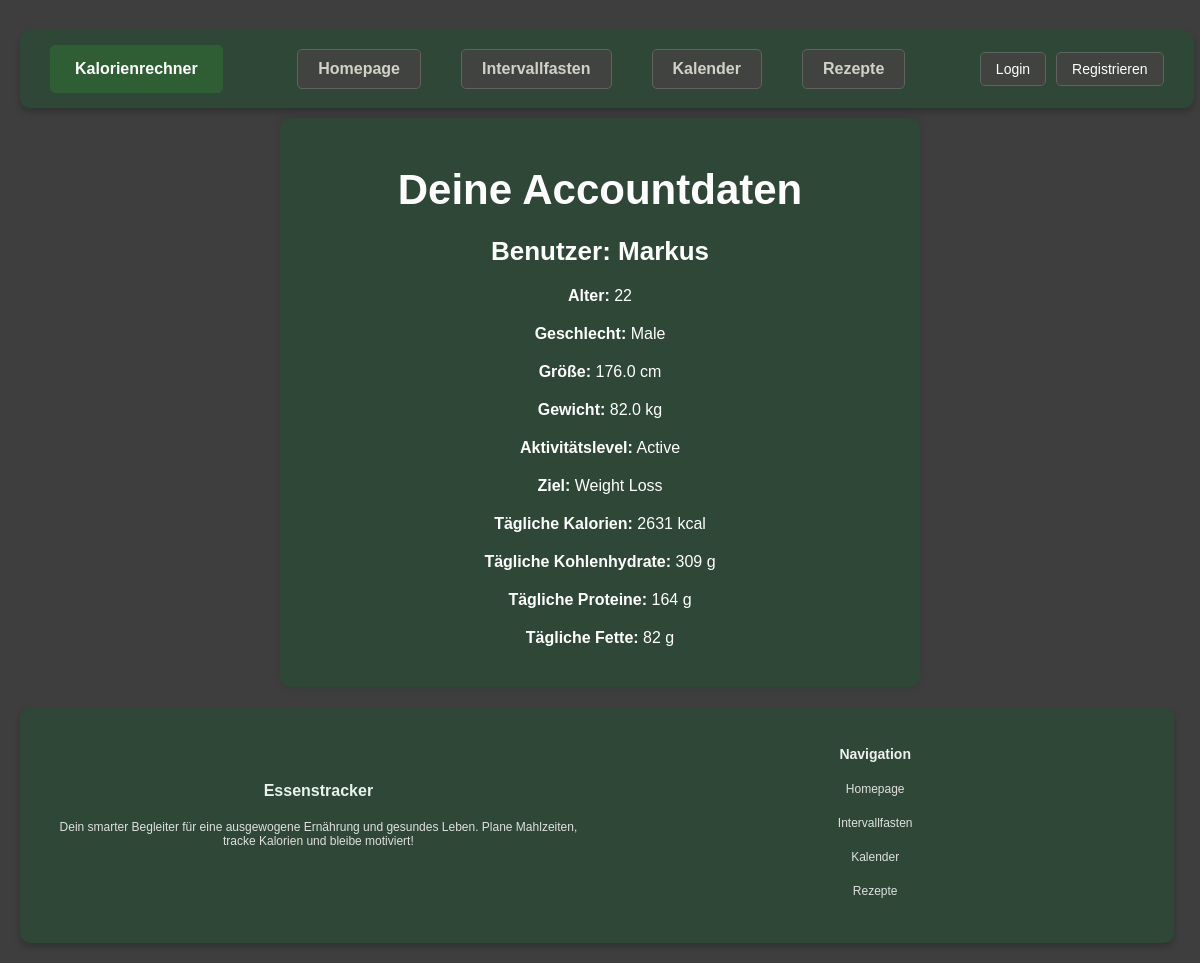
The app's page /trackerapp/account/ with its own data.
### trackerapp/models.py (models this page shows, shortened)
class UserProfile(models.Model):
    GENDER_CHOICES = [
        ('M', 'Male'),
        ('F', 'Female'),
    ]
    ACTIVITY_CHOICES = [
        ('sedentary', 'Sedentary'),
        ('light', 'Lightly Active'),
        ('moderate', 'Moderately Active'),
        ('active', 'Active'),
        ('very_active', 'Very Active'),
    ]
    GOAL_CHOICES = [
        ('weight_loss', 'Weight Loss'),
        ('maintenance', 'Maintenance'),
        ('weight_gain', 'Weight Gain'),
    ]
    username = models.CharField(max_length=150, unique=True)
    age = models.PositiveIntegerField()
    gender = models.CharField(max_length=1, choices=GENDER_CHOICES)
    height = models.FloatField(help_text="Height in cm")
    weight = models.FloatField(help_text="Weight in kg")
    activity = models.CharField(max_length=20, choices=ACTIVITY_CHOICES)
    goal = models.CharField(max_length=20, choices=GOAL_CHOICES)
    daily_calories = models.PositiveIntegerField()
    daily_carbohydrates = models.PositiveIntegerField(help_text="Daily Carbohydrates in grams")
    daily_proteins = models.PositiveIntegerField(help_text="Daily Proteins in grams")
    daily_fats = models.PositiveIntegerField(help_text="Daily Fats in grams")

### trackerapp/views.py (the view)
# urls.py: path('trackerapp/account/', trackerapp_views.account_view, name='account'),
def account_view(request):
    try:
        user = UserProfile.objects.get(username="Markus")
        context = {
            'user': user,
        }
    except UserProfile.DoesNotExist:
        context = {
            'error': "Benutzer Markus wurde nicht gefunden."
        }
    return render(request, 'account.html', context)

### trackerapp/templates/account.html (shortened to what this page needs)
{% extends 'base.html' %}
{% block content %}
    <div class="container">
        <h1>Deine Accountdaten</h1>
        {% if error %}
            <p class="error">{{ error }}</p>
        {% else %}
            <h2>Benutzer: {{ user.username }}</h2>
            <p><strong>Alter:</strong> {{ user.age }}</p>
            <p><strong>Geschlecht:</strong> {{ user.get_gender_display }}</p>
            <p><strong>Größe:</strong> {{ user.height }} cm</p>
            <p><strong>Gewicht:</strong> {{ user.weight }} kg</p>
            <p><strong>Aktivitätslevel:</strong> {{ user.get_activity_display }}</p>
            <p><strong>Ziel:</strong> {{ user.get_goal_display }}</p>
            <p><strong>Tägliche Kalorien:</strong> {{ user.daily_calories }} kcal</p>
            <p><strong>Tägliche Kohlenhydrate:</strong> {{ user.daily_carbohydrates }} g</p>
            <p><strong>Tägliche Proteine:</strong> {{ user.daily_proteins }} g</p>
            <p><strong>Tägliche Fette:</strong> {{ user.daily_fats }} g</p>
        {% endif %}
    </div>
{% endblock %}

### trackerapp/templates/base.html (style rules this page uses)
body { font-family: Arial, sans-serif; background-color: #2e2f2b; color: #d1d1c7; margin: 0; padding: 20px; justify-content: center; align-items: center; }

### trackerapp/templates/account.html (style rules this page uses)
body { font-family: Arial, sans-serif; background-color: #3e3e3e; color: #d1d1c7; margin: 0; text-align: center; }
h1 { font-size: 42px; color: #ffffff; margin-bottom: 20px; }
h2 { font-size: 26px; color: #ffffff; margin-bottom: 20px; }
.container { background-color: #2e4736; padding: 20px; border-radius: 10px; box-shadow: 0px 0px 10px rgba(0, 0, 0, 0.1); max-width: 600px; width: 90%; margin: 0 auto; text-align: center; }
p { margin: 20px 0; color: #ffffff; }

### records on screen
UserProfile: username "Markus", age "22", gender "Male", height "176.0", weight "82.0", activity "Active", goal "Weight Loss", daily_calories "2631", daily_carbohydrates "309", daily_proteins "164", daily_fats "82"
